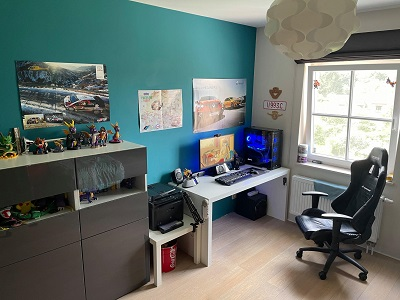
#> input picture images/img_1.jpg, 400 x 300 px
$ python basic.py
#> lines starting #> are read from the running program, lines starting #| are printed output that depends on the picture
import cv2 as cv
from cv2 import erode

img = cv.imread('images/img_1.jpg')
#> img is the input picture: shape (300, 400, 3); mean B, G, R 110.3, 114.5, 104.6

cv.imshow('Image', img)


# Convert to grayscale
gray = cv.cvtColor(img, cv.COLOR_BGR2GRAY)
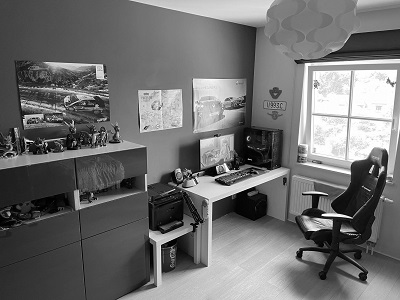
#> gray: shape (300, 400); min 0, max 255, mean 111.1
# cv.imshow('Gray', gray)

# Blur
blur = cv.GaussianBlur(img, (3,3), cv.BORDER_DEFAULT)
# cv.imshow('Blur', blur)

blur2 = cv.GaussianBlur(img, (9,9), cv.BORDER_DEFAULT)
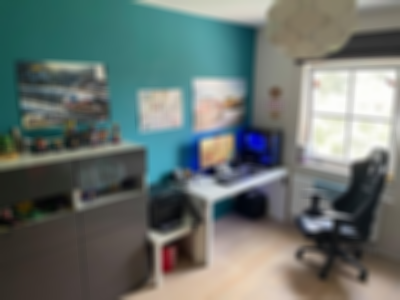
#> blur2: shape (300, 400, 3); mean B, G, R 110.3, 114.5, 104.6
# cv.imshow('Blur2', blur2)


# Edge Cascade
canny = cv.Canny(img, 125, 175)
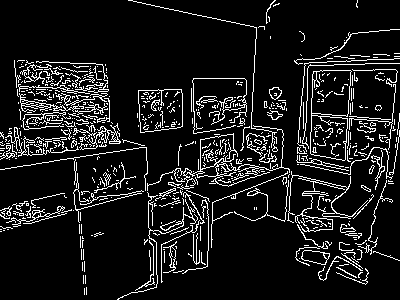
#> canny: shape (300, 400); 10.4% white in thin lines or dots
cv.imshow('Canny Edges', canny)

canny_b = cv.Canny(blur, 125, 175)
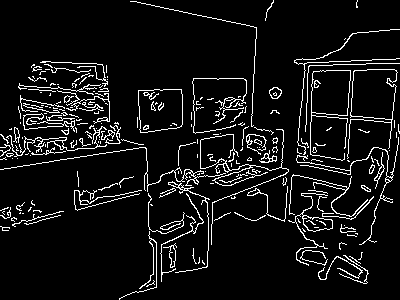
#> canny_b: shape (300, 400); 7.6% white in thin lines or dots
cv.imshow('Canny Edges Blur', canny_b)


# Dialating the image
dialated = cv.dilate(canny, (3,3), iterations=1)
#> dialated: shape (300, 400); 17.1% white in thin lines or dots
cv.imshow('Dialated', dialated)

# Eroding
eroded = cv.erode(dialated, (3,3), iterations=1)
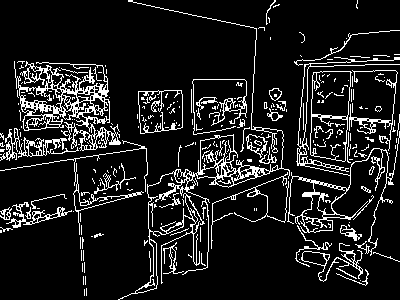
#> eroded: shape (300, 400); 11.8% white in thin lines or dots
cv.imshow('Eroded', eroded)


# Resizing
resized = cv.resize(img, (800, 800), interpolation=cv.INTER_CUBIC)
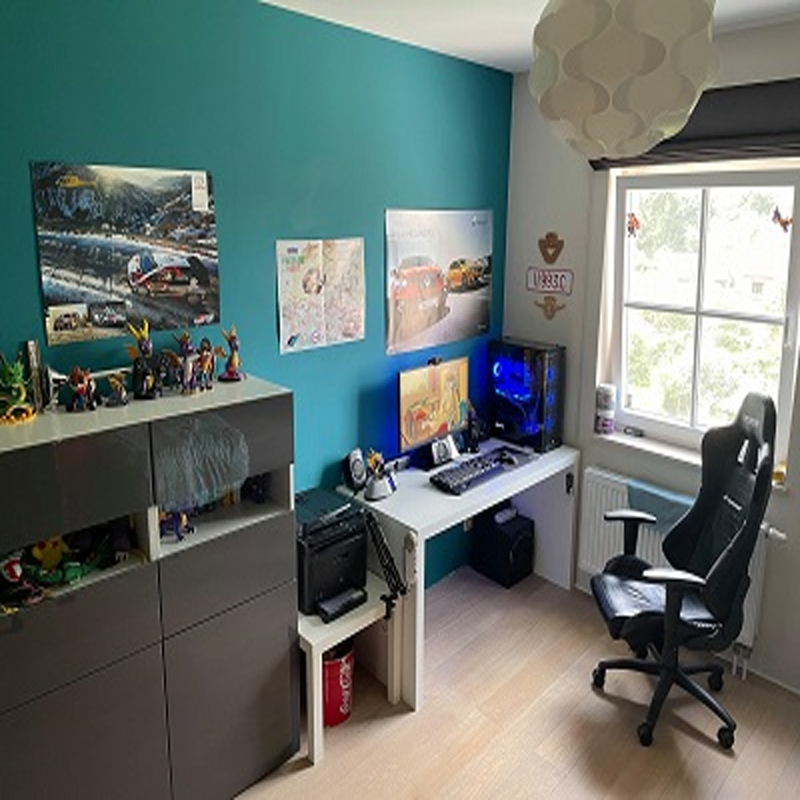
#> resized: shape (800, 800, 3); mean B, G, R 110.3, 114.5, 104.6
cv.imshow('Resized Cubic', resized)

resized = cv.resize(img, (800, 800), interpolation=cv.INTER_LINEAR)
cv.imshow('Resized Linear', resized)

resized = cv.resize(img, (800, 800), interpolation=cv.INTER_AREA)
cv.imshow('Resized Area', resized)


# Cropping
cropped = resized[50:200, 200:500]
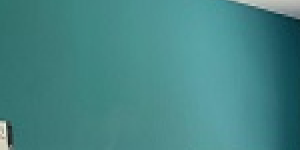
#> cropped: shape (150, 300, 3); mean B, G, R 132.7, 132.8, 68.4
cv.imshow('cropped', cropped)


cv.waitKey(0)

$ run again, with images/img_2.jpg copied over images/img_1.jpg
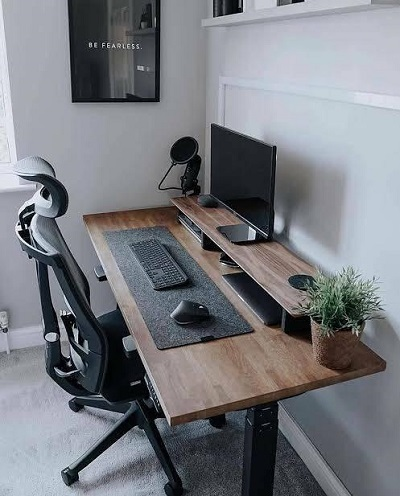
#> input picture images/img_2.jpg, 400 x 496 px
#> img is the input picture: shape (496, 400, 3); mean B, G, R 128.9, 123.3, 121.1
#> `canny = cv.Canny(img, 125, 175)`:
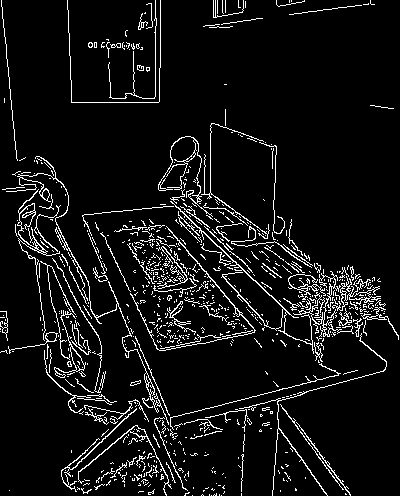
#> canny: shape (496, 400); 7.2% white in thin lines or dots
#> canny_b: shape (496, 400); 4.7% white in thin lines or dots
#> dialated: shape (496, 400); 11.5% white in thin lines or dots
#> eroded: shape (496, 400); 7.9% white in thin lines or dots
#> `cropped = resized[50:200, 200:500]`:
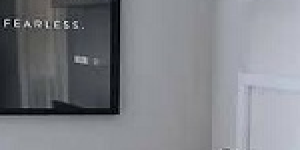
#> cropped: shape (150, 300, 3); mean B, G, R 134.6, 129.1, 126.8

$ run again, with images/img_3.jpg copied over images/img_1.jpg
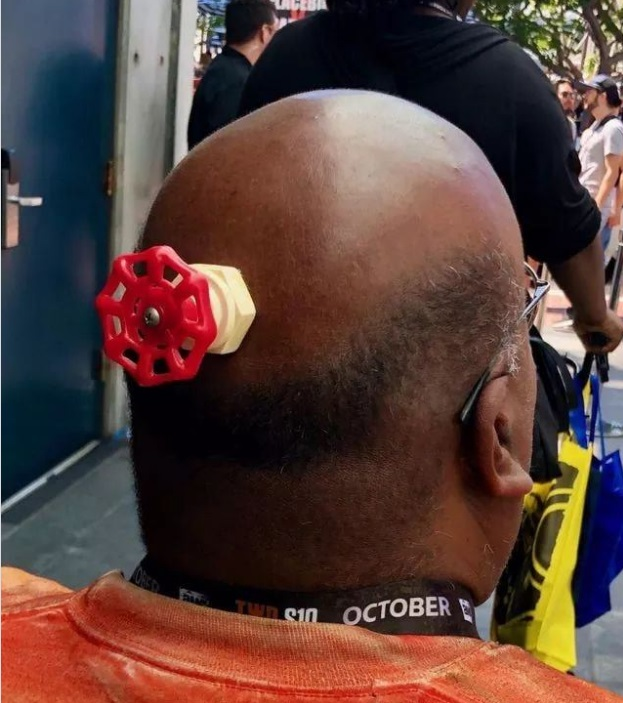
#> input picture images/img_3.jpg, 623 x 703 px
#> img is the input picture: shape (703, 623, 3); mean B, G, R 58, 63.8, 89.4
#> `canny = cv.Canny(img, 125, 175)`:
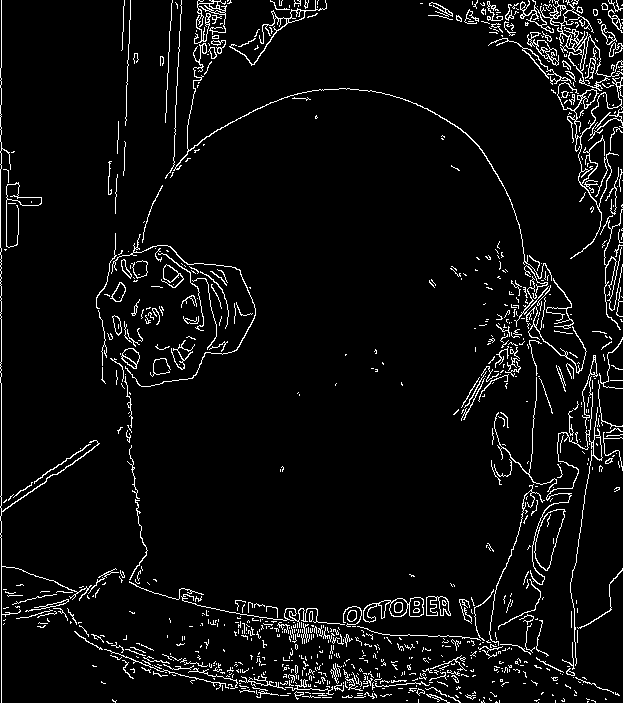
#> canny: shape (703, 623); 5.2% white in thin lines or dots
#> canny_b: shape (703, 623); 3.6% white in thin lines or dots
#> dialated: shape (703, 623); 7.9% white in thin lines or dots
#> eroded: shape (703, 623); 5.5% white in thin lines or dots
#> `cropped = resized[50:200, 200:500]`:
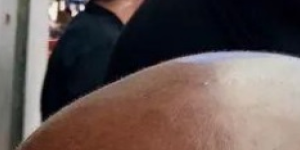
#> cropped: shape (150, 300, 3); mean B, G, R 82.5, 85.7, 99.4
